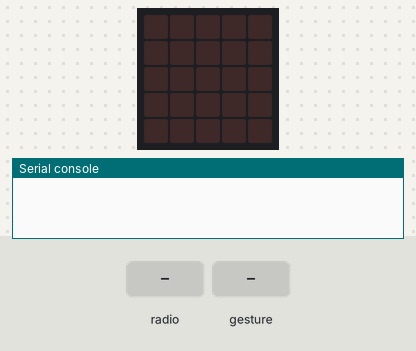
Recording of a program running on a simulated BBC micro:bit running MicroPython. Parts: the board's 5×5 LED display, the last lines printed to the serial console. The inputs (shaded band) are chosen by the test bench. No radio messages arrive unless stated (any console line starting 'radio sent:' is added by the test bench); a tilt is held for 1.5 s and a shake lasts 1 s, then the board lies face up again.

Above: at 1.2 s.
1.3 s: radio message "duck" arrives
At 1.8 s:
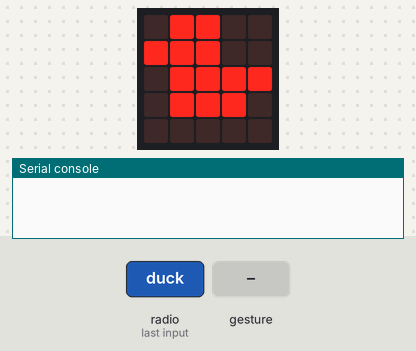
2.8 s: gesture 'shake'
At 4.3 s:
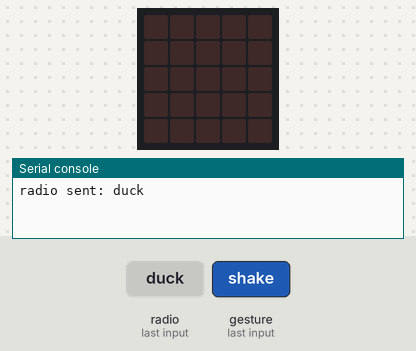
Timing chart, 0 to 5.8 s (numbered marks = the images above; inputs shaded):
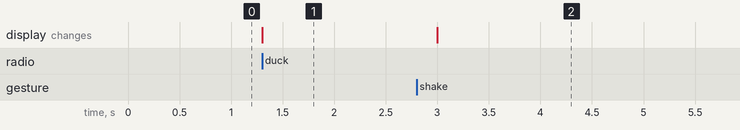

Measured:
- after the input at 1.3 s, the display: changes at once (image 1)
- after the input at 2.8 s, the display: changes after 0.20 s (image 2)

The program:

duck.py
```python
# use radio block to send an image

from microbit import *

# need this to use radio
import radio

# turn the radio
radio.on()

# set radio group
radio.config(group=1)

while True:
    if accelerometer.was_gesture('shake'):
        display.clear()
        radio.send('duck')

    message = radio.receive()
    if message == 'duck':
        display.show(Image.DUCK)
```
